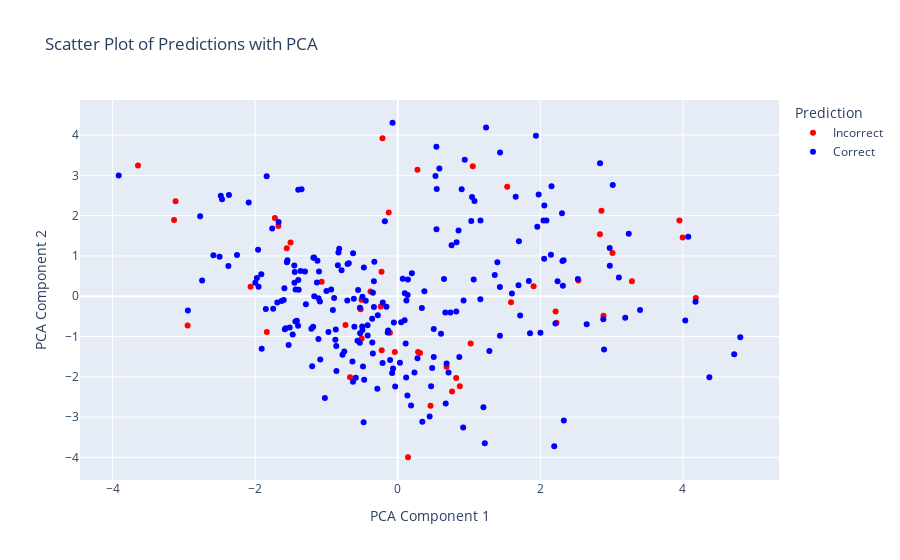

The notebook cell saved with this chart:
### Code cell
from imblearn.combine import SMOTEENN
from sklearn.linear_model import LogisticRegression
from sklearn.metrics import classification_report, confusion_matrix
from sklearn.preprocessing import StandardScaler
from sklearn.decomposition import PCA
import plotly.express as px
import pandas as pd
from sklearn.feature_selection import SelectKBest, chi2

# Assuming X_train_chi, y_train, X_test, and y_test are already defined

# Feature selection
selector = SelectKBest(chi2, k=15)
X_train_chi = selector.fit_transform(X_train, y_train)
X_test_chi = selector.transform(X_test)

# Combine SMOTE with Nearest Neighbours to clean the dataset
smote_enn = SMOTEENN(random_state=42)
X_train_resampled, y_train_resampled = smote_enn.fit_resample(X_train_chi, y_train.ravel())

# Print the cleaned data
print("After OverSampling, counts of label '1': {}".format(sum(y_train_resampled == 1)))
print("After OverSampling, counts of label '0': {}".format(sum(y_train_resampled == 0)))

# Scale the data
scaler = StandardScaler()
X_train_scaled = scaler.fit_transform(X_train_resampled)
X_test_scaled = scaler.transform(X_test_chi)

# Train the logistic regression model
lr_model = LogisticRegression(solver='lbfgs', max_iter=150)
lr_model.fit(X_train_scaled, y_train_resampled)

# Make predictions
y_pred = lr_model.predict(X_test_scaled)

# Evaluate the model
conf_matrix = confusion_matrix(y_test, y_pred)
class_report = classification_report(y_test, y_pred)

print("Confusion Matrix:\n", conf_matrix)
print("\nClassification Report:\n", class_report)

# Accuracy
accuracy = lr_model.score(X_test_scaled, y_test)
print(f"Accuracy: {accuracy:.2f}")

# Ensure y_test and y_pred are 1D arrays
if len(y_test.shape) > 1:
    y_test = y_test.ravel()
if len(y_pred.shape) > 1:
    y_pred = y_pred.ravel()

# Define the correct and incorrect indices
correct_indices = (y_test == y_pred)
incorrect_indices = (y_test != y_pred)

# Reduce dimensions with PCA
pca = PCA(n_components=2)
X_test_pca = pca.fit_transform(X_test_scaled)

# Create a DataFrame for Plotly
df = pd.DataFrame(X_test_pca, columns=['PCA Component 1', 'PCA Component 2'])
df['Actual'] = y_test
df['Predicted'] = y_pred
df['Correct'] = correct_indices

# Map boolean values to strings for better visualization
df['Correct'] = df['Correct'].map({True: 'Correct', False: 'Incorrect'})

# Create the scatter plot
fig = px.scatter(df, x='PCA Component 1', y='PCA Component 2', color='Correct',
                 color_discrete_map={'Correct': 'blue', 'Incorrect': 'red'},
                 labels={'Correct': 'Prediction'},
                 title='Scatter Plot of Predictions with PCA')

fig.update_layout(
    xaxis_title='PCA Component 1',
    yaxis_title='PCA Component 2'
)

fig.show()

### Figure 1 — Plotly figure (JSON) as saved in the notebook; plotly's stock layout.template omitted (floating-point values rounded to 4 significant figures; data arrays with more than 128 entries replaced by an {"elided": "..."} marker saying what was removed)
{"data": [{"hovertemplate": "Prediction=Incorrect<br>PCA Component 1=%{x}<br>PCA Component 2=%{y}<extra></extra>", "legendgroup": "Incorrect", "marker": {"color": "red", "symbol": "circle"}, "mode": "markers", "name": "Incorrect", "orientation": "v", "showlegend": true, "type": "scatter", "x": [-0.04146, -2.948, 0.8702, -0.1106, -0.5079, -1.724, 1.052, 2.857, 3.951, 2.885, -0.2382, -3.117, 0.7613, -1.068, -0.215, -0.6698, 1.588, -0.2284, -0.5072, 1.535, 4.181, 2.534, -0.2257, 0.2758, 1.021, 2.226, 2.835, -2.066, 3.012, 0.1433, 0.312, -1.837, 0.6837, -1.504, 0.8194, -0.7345, 3.284, -3.645, 1.905, -0.3821, -1.675, 0.2842, -3.139, -0.5214, -0.1275, 3.996, -1.558, 2.214, 0.459], "xaxis": "x", "y": [-1.383, -0.7246, -2.231, -0.9047, -0.08792, 1.942, 3.228, 2.119, 1.88, -0.485, -0.2526, 2.356, -2.365, 0.3614, 3.919, -2.01, -0.1496, 0.6057, -1.046, 2.719, -0.04179, 0.3929, -1.342, 3.139, -1.172, -0.6556, 1.539, 0.2355, 1.073, -3.995, -1.408, -0.8875, -1.749, 1.331, -2.027, -0.7119, 0.3715, 3.245, 0.2487, 0.1183, 1.744, -1.382, 1.889, -0.3227, 2.077, 1.458, 1.189, -0.3762, -2.718], "yaxis": "y"}, {"hovertemplate": "Prediction=Correct<br>PCA Component 1=%{x}<br>PCA Component 2=%{y}<extra></extra>", "legendgroup": "Correct", "marker": {"color": "blue", "symbol": "circle"}, "mode": "markers", "name": "Correct", "orientation": "v", "showlegend": true, "type": "scatter", "x": {"elided": "224 float values"}, "xaxis": "x", "y": {"elided": "224 float values"}, "yaxis": "y"}], "layout": {"legend": {"title": {"text": "Prediction"}, "tracegroupgap": 0}, "title": {"text": "Scatter Plot of Predictions with PCA"}, "xaxis": {"anchor": "y", "domain": [0, 1], "title": {"text": "PCA Component 1"}}, "yaxis": {"anchor": "x", "domain": [0, 1], "title": {"text": "PCA Component 2"}}}}
